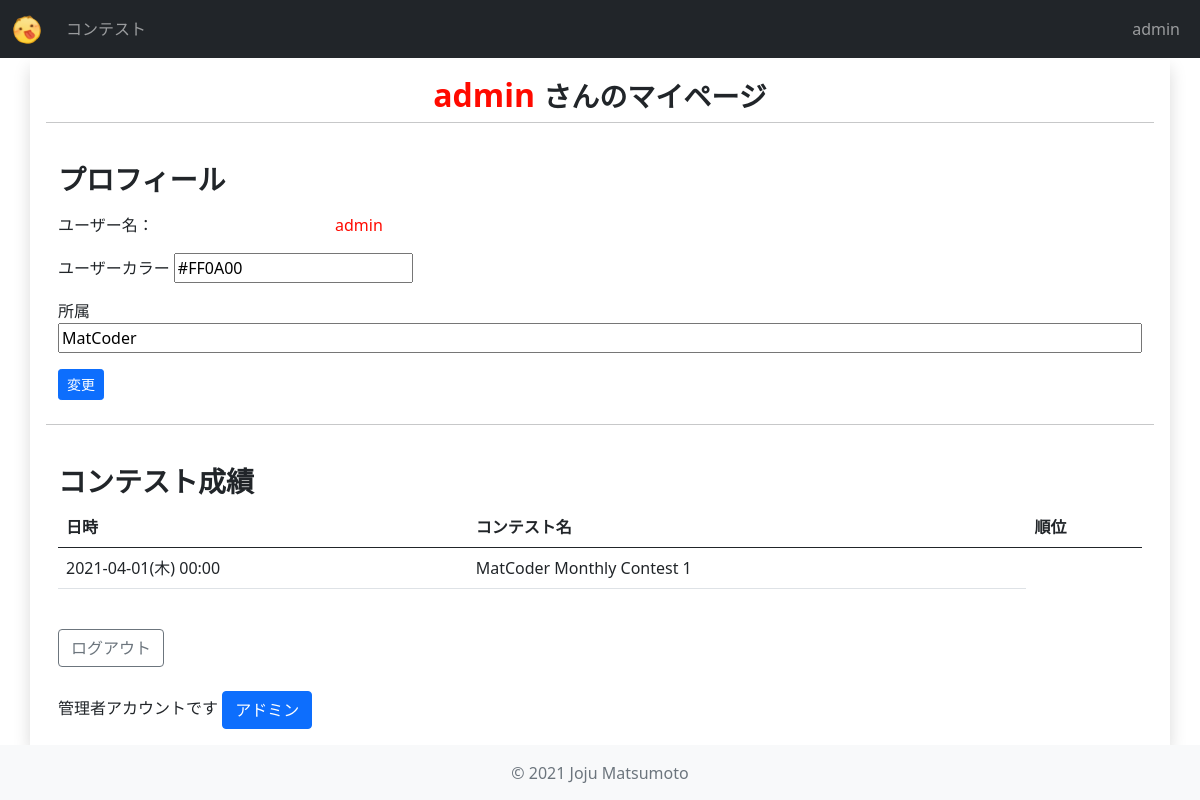
/contests/my_page/ (signed in), run on an earlier commit of the app's database.
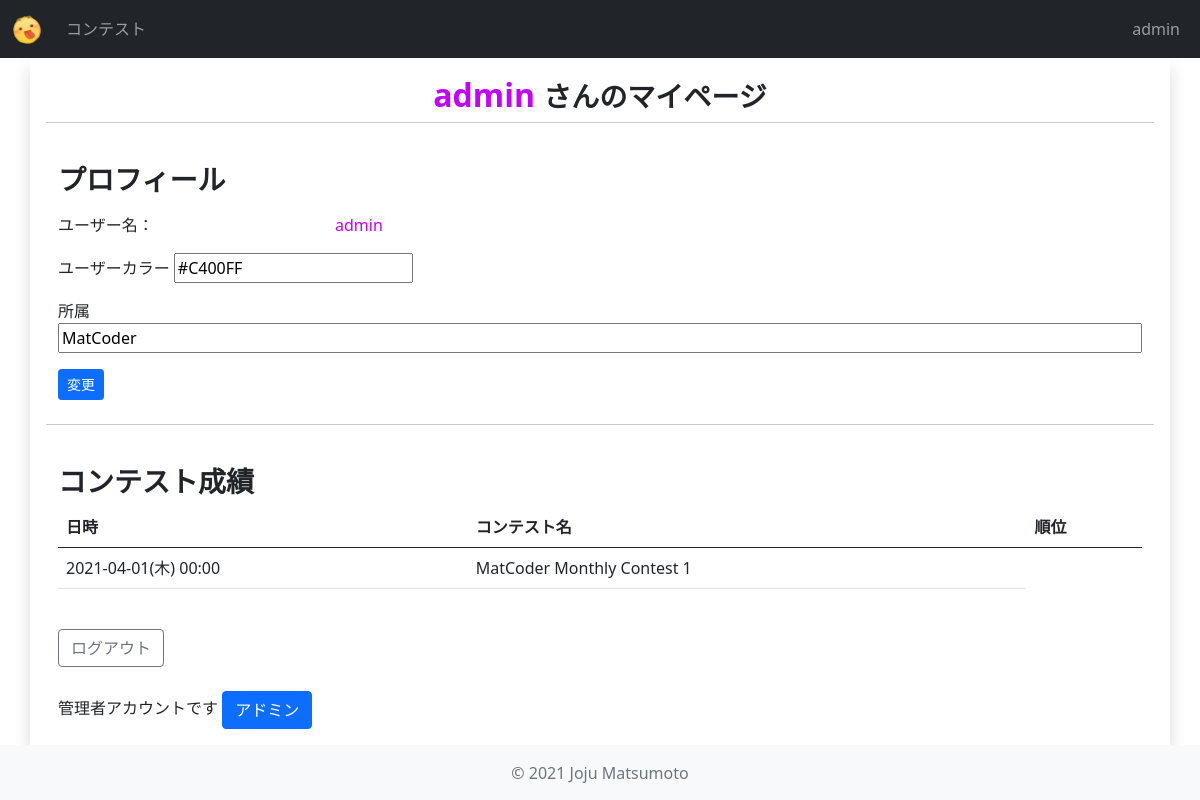
And on a later commit of the database.
### users/models.py (models this page shows)
class User(AbstractUser):
    objects = UserManager()
    def get_colored_username(self):
        try:
            user_profile = UserProfile.objects.get(user=self)
        except:
            return self.username
        return "<span style='color: {};'>{}</span>".format(user_profile.color, self.username)

### contests/models.py (models this page shows, shortened)
class UserProfile(models.Model):
    user = models.OneToOneField(
        settings.AUTH_USER_MODEL,
        on_delete=models.CASCADE,
        verbose_name="ユーザー",
    )
    color = ColorField(
        default="#000000",
        verbose_name="カラー",
    )
    organization = models.CharField(
        verbose_name="所属",
        max_length=200,
        blank=True,
        null=True,
    )

### contests/views.py (the view, shortened to what this page needs)
class MyPageView(View):
    def get(self, request):
        context = {}
        if request.user.is_authenticated:
            context["contest_scores"] = models.ContestScore.objects.filter(user=request.user).order_by("-contest__start_date")
            try:
                user_profile = models.UserProfile.objects.get(user=request.user)
            except:
                user_profile = models.UserProfile.objects.create(user=request.user)
            context["user_profile"] = user_profile
            form = forms.UserProfileForm(instance=user_profile)
            context["form"] = form
        return render(request, "contests/my_page.html", context)

### contests/forms.py
class UserProfileForm(forms.ModelForm):
    class Meta:
        model = models.UserProfile
        fields = ["color", "organization"]
        labels = {
            "color": "ユーザーカラー",
            "oorganization": "所属",
        }
        widgets = {
            "color": ColorWidget,
        }
    def __init__(self, *args, **kwargs):
        super().__init__(*args, **kwargs)
        self.fields["color"].widget.attrs["cols"] = "7"
        self.fields["organization"].widget.attrs["style"] = "width: 100%;"

### contests/models.py (called while the page is built)
    def is_past_contest(self) -> bool:
        now = timezone.now()
        return self.end_date < now

    def get_start_time_str(self) -> str:
        return utils.datetime_str(self.start_date)

### contests/utils.py (called while the page is built)
def datetime_str(dt: datetime.datetime) -> str:
    dt = localtime(dt)
    return "{}({}) {}".format(
        dt.strftime("%Y-%m-%d"),
        day_of_week_to_japanese[dt.strftime("%a")],
        dt.strftime("%H:%M")
    )

### contests/templates/contests/my_page.html (shortened to what this page needs)
{% extends 'base.html' %}
{% block content %}
<div class="row p-3">
    {% if user.is_authenticated %}
        <div class="col-sm-12 text-center">
            <h2>
                {{user.get_colored_username|safe}}
                <small>さんのマイページ</small>
            </h2>
        </div>
        <hr>
        <div class="col-sm-12 mt-4">
            <h3>プロフィール</h3>
            <div class="row mt-3">
                <div class="col-sm-3">ユーザー名：</div>
                <div class="col-sm-4 mb-3">
                    {{user.get_colored_username|safe}}
                </div>
            </div>
            <div class="row">
                <form action="" method="post">{% comment %} ユーザーカラーの変更フォーム {% endcomment %}
                    <div class="col-sm mb-3">
                        {{form.color.label}}
                        {{form.color}}
                    </div>
                    <div class="col-sm-12 mb-3">
                        {{form.organization.label}}
                        {{form.organization}}
                    </div>
                    <div class="col-sm-2 mb-4">
                        <button class="btn btn-primary btn-sm">変更</button>
                    </div>
                </form>
            </div>
        </div>
        <hr>
        <div class="col-sm-12 mt-4">
            <h3>コンテスト成績</h3>
            <table class="table">
                <thead>
                    <tr>
                        <th>日時</th>
                        <th>コンテスト名</th>
                        <th>順位</th>
                    </tr>
                </thead>
                <tbody>
                    {% for contest_score in contest_scores %}
                        {% if contest_score.contest.is_past_contest %}
                            <tr>
                                <td>{{contest_score.contest.get_start_time_str}}</td>
                                <td>{{contest_score.contest.title}}</td>
                            </tr>
                        {% endif %}
                    {% endfor %}
                </tbody>
            </table>
        </div>
        <div class="col-sm-12 mt-4">
            <a class="btn btn-outline-secondary" href="{% url 'users:logout' %}">ログアウト</a>
        </div>
        {% if user.is_superuser %}
            <div class="col-sm-12 mt-4">
                管理者アカウントです
                <a class="btn btn-primary" href="{% url 'admin:index' %}">アドミン</a>
            </div>
        {% endif %}
    {% endif %}
</div>
{% endblock content %}

### templates/components/top_bar.html (shortened to what this page needs)
{% load static %}
{% block header %}
<header>
    <nav class="navbar navbar-expand-sm fixed-top navbar-dark bg-dark">
        <div class="container-fluid">
            <a class="navbar-brand" href="{% url 'contests:index' %}">
                <img id="img_logo" src="{% static 'images/logo.png' %}" alt="MatCoder">
            </a>
            <div class="collapse navbar-collapse" id="nav_toggle">
                <ul class="navbar-nav me-auto mb-lg-0">
                    <li class="nav-item active">
                        <a class="nav-link" href="{% url 'contests:index' %}">コンテスト</a>
                    </li>
                </ul>
                <div class="d-flex navbar-nav me-0 mb-lg-0">
                    {% if user.is_authenticated %}
                        <li class="nav-item">
                            <a class="nav-link" href="{% url 'users:index' %}">{{user.username}}</a>
                        </li>
                    {% endif %}
                </div>
            </div>
        </div>
    </nav>
</header>
{% endblock header %}

What changed in the data, as far as the page shows it:
changed UserProfile "MatCoder": color "#FF0A00" → "#C400FF"
